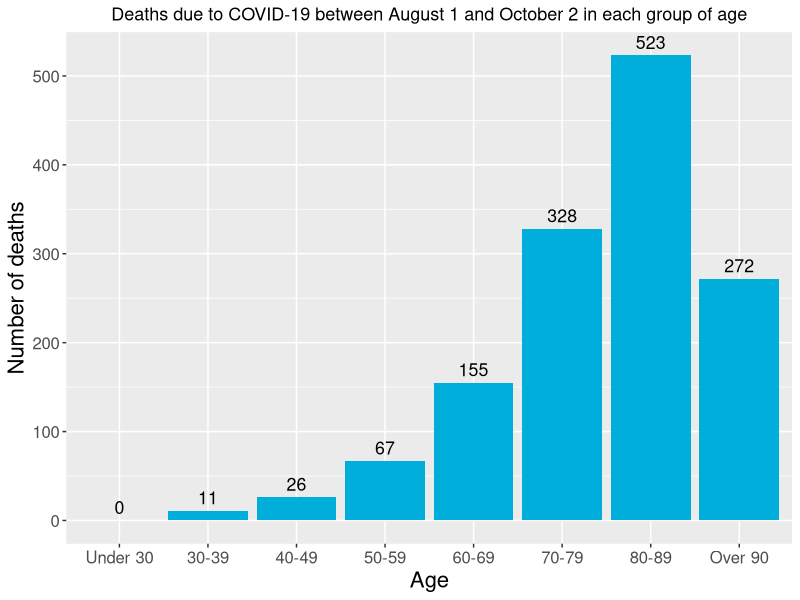

This figure's R source:
library(ggplot2)

df <-
  data.frame(
    "Age" = c(
      "Under 30",
      "30-39",
      "40-49",
      "50-59",
      "60-69",
      "70-79",
      "80-89",
      "Over 90"
    ),
    "Number_of_deaths" = c(0, 11, 26, 67, 155, 328, 523, 272)
  )
df$Age <- factor(df$Age, levels = df$Age)



ggplot(df, aes(x = Age, y = Number_of_deaths)) +
  geom_bar(stat = "identity", fill = "#00aedb") +
  ggtitle("Deaths due to COVID-19 between August 1 and October 2 in each group of age") +
  ylab("Number of deaths") +
  geom_text(aes(label = Number_of_deaths),
            vjust = -0.5,
            size = 4.5) +
  theme(
    plot.title = element_text(hjust = 0.5, size = 13),
    axis.text = element_text(size = 12),
    axis.title = element_text(size = 16)
  )
